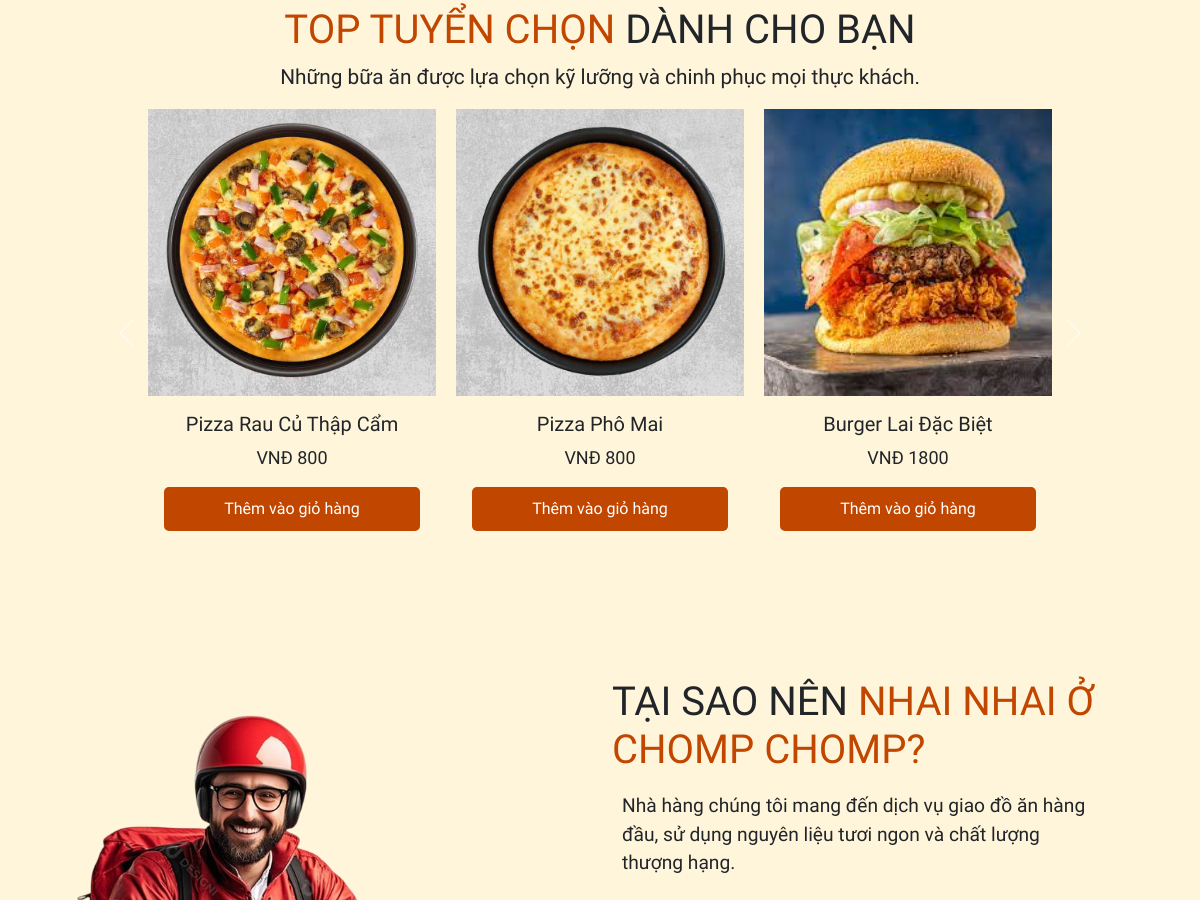
Before: / (middle part) with the older database file.
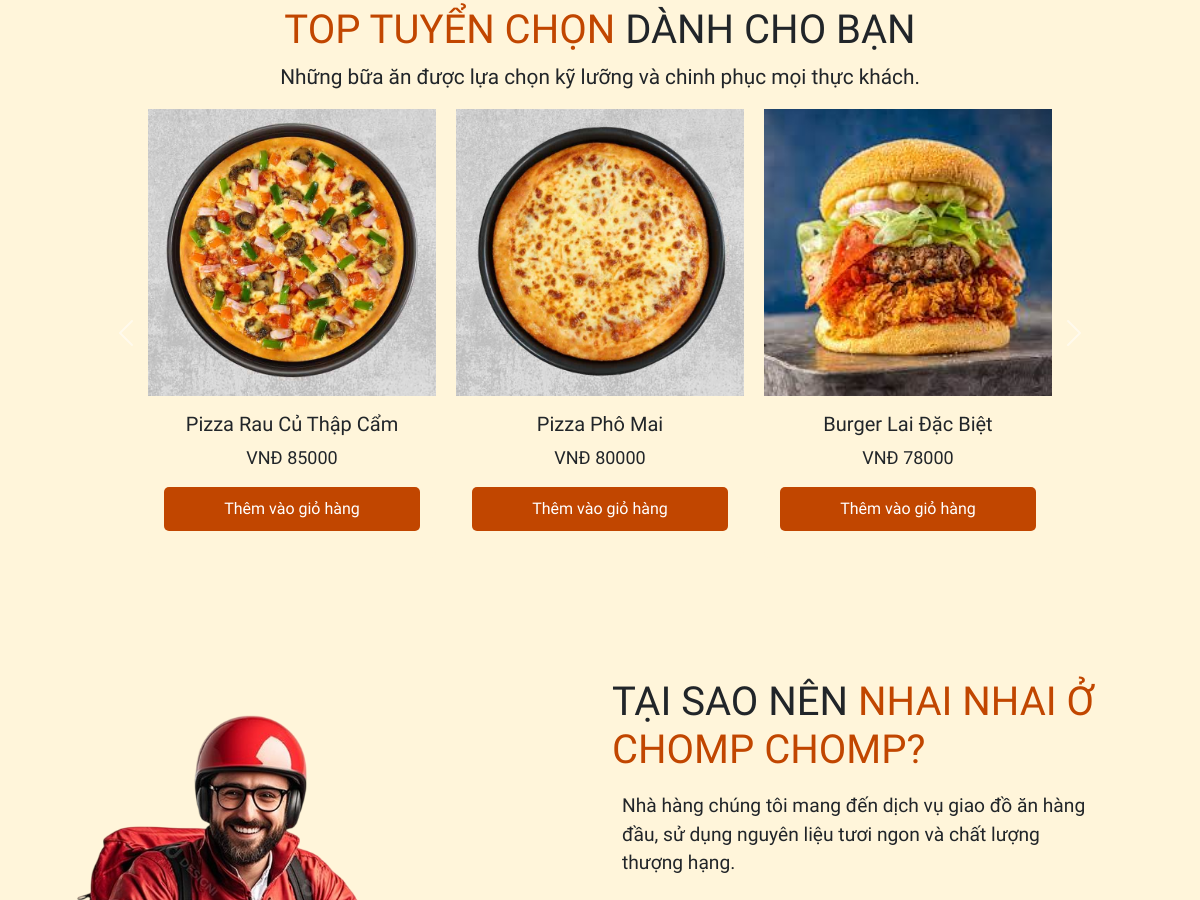
After: the same page with the newer database file.
### tables this page shows
CREATE TABLE `menuitem` (
  `itemId` int(11) NOT NULL,
  `itemName` varchar(255) NOT NULL,
  `catName` varchar(255) NOT NULL,
  `price` varchar(255) NOT NULL,
  `status` enum('Available','Unavailable') NOT NULL DEFAULT 'Available',
  `description` varchar(255) NOT NULL,
  `image` varchar(255) NOT NULL,
  `dateCreated` timestamp NOT NULL DEFAULT current_timestamp(),
  `updatedDate` datetime NOT NULL,
  `is_popular` tinyint(1) DEFAULT 0
);

### index.php (the view, shortened to what this page needs)
<?php
include 'db_connection.php';
$sql = "SELECT itemName, image, price FROM menuitem WHERE is_popular = 1";
if ($result = $conn->query($sql)) {
  $popularItems = [];
  while ($row = $result->fetch_assoc()) {
    $popularItems[] = $row;
  }
} else {
  echo "Error: " . $sql . "<br>" . $conn->error;
}
?>
<!DOCTYPE html>
<html lang="vi">
<head>
  <link href="https://cdn.jsdelivr.net/npm/bootstrap@5.3.3/dist/css/bootstrap.min.css" rel="stylesheet" />
  <link rel="stylesheet" href="https://cdnjs.cloudflare.com/ajax/libs/font-awesome/5.15.4/css/all.min.css">
  <link rel='stylesheet' href='https://cdnjs.cloudflare.com/ajax/libs/twitter-bootstrap/4.5.2/css/bootstrap.min.css' />
  <link rel='stylesheet' href='https://cdnjs.cloudflare.com/ajax/libs/font-awesome/5.9.0/css/all.min.css' />
  <link href="https://cdnjs.cloudflare.com/ajax/libs/twitter-bootstrap/4.6.0/css/bootstrap.min.css" rel="stylesheet">
  <link href="https://cdnjs.cloudflare.com/ajax/libs/OwlCarousel2/2.2.1/assets/owl.carousel.min.css" rel="stylesheet">
  <link rel="stylesheet" href="https://cdnjs.cloudflare.com/ajax/libs/font-awesome/6.2.0/css/all.min.css" />
  <link href="https://unpkg.com/aos@2.3.1/dist/aos.css" rel="stylesheet">
  <link rel="stylesheet" href="index.css">
</head>
<body>
  <?php
  if (isset($_SESSION['userloggedin']) && $_SESSION['userloggedin']) {
    include 'nav-logged.php';
  } else {
    include 'navbar.php';
  }
  ?>
    <div class="container">
      <section class="top-picks" id="top-picks">
        <div class="popular reveal" data-aos="fade-up">
          <h1 class="text-center mt-3"><span>TOP TUYỂN CHỌN</span> DÀNH CHO BẠN</h1>
          <P class="text-center" style="font-size: 1.3rem;">Những bữa ăn được lựa chọn kỹ lưỡng và chinh phục mọi thực khách.</P>
          <div id="cardCarousel" class="carousel slide" data-bs-ride="carousel" data-bs-interval="5000" data-aos="fade-up">
            <div class="carousel-inner">
              <?php
                $chunkedItems = array_chunk($popularItems, 3);
                $isActive = true;
                foreach ($chunkedItems as $items) {
                  echo '<div class="carousel-item' . ($isActive ? ' active' : '') . '" >';
                  echo '<div class="d-flex justify-content-center">';
                  foreach ($items as $item) {
                    echo '<div class="card" >';
                    echo '<img src="uploads/' . $item['image'] . '" class="card-img-top" alt="' . $item['itemName'] . '">';
                    echo '<div class="card-body">';
                    echo '<h5 class="card-title text-center">' . $item['itemName'] . '</h5>';
                    echo '<p class="card-text text-center">VNĐ ' . $item['price'] . '</p>';
                    echo '<a class="button-cart" onclick="addToCart()">Thêm vào giỏ hàng</a>';
                    echo '</div>';
                    echo '</div>';
                  }
                  echo '</div>';
                  echo '</div>';
                  $isActive = false;
                }
              ?>
            </div>
            <button class="carousel-control-prev" type="button" data-bs-target="#cardCarousel" data-bs-slide="prev">
              <span class="carousel-control-prev-icon" aria-hidden="true"></span>
            </button>
            <button class="carousel-control-next" type="button" data-bs-target="#cardCarousel" data-bs-slide="next">
              <span class="carousel-control-next-icon" aria-hidden="true"></span>
            </button>
          </div>
        </section>
    </div>
  <section class="why-choose-us" id="why-choose-us" style="background-color: #fff5da;">
    <div class="container">
      <div class="row why-us-content">
        <div class="col-md-12 col-lg-6 col-sm-12 col-xs-12 mt-5 reveal d-flex justify-content-start align-items-start" data-aos="fade-up">
          <img src="images/delivery.png" width="100%" height="auto" loading="lazy" alt="delivery boy" class="w-100 delivery-img" data-delivery-boy>
        </div>
        <div class="col-lg-6 col-md-12 col-sm-12 col-xs-12 d-flex flex-column justify-content-center reveal" data-aos="fade-up">
          <h1>TẠI SAO NÊN <span>NHAI NHAI Ở CHOMP CHOMP?</span></h1>
          <p class="content">Nhà hàng chúng tôi mang đến dịch vụ giao đồ ăn hàng đầu, sử dụng nguyên liệu tươi ngon và chất lượng thượng hạng.</p>
        </div>
      </div>
  </section>
</body>
</html>

Changed rows visible on the page:
changed menuitem "Pizza Rau Củ Thập Cẩm": price "800" → "85000"
changed menuitem "Pizza Phô Mai": price "800" → "80000"
changed menuitem "Burger Lai Đặc Biệt": price "1800" → "78000"
